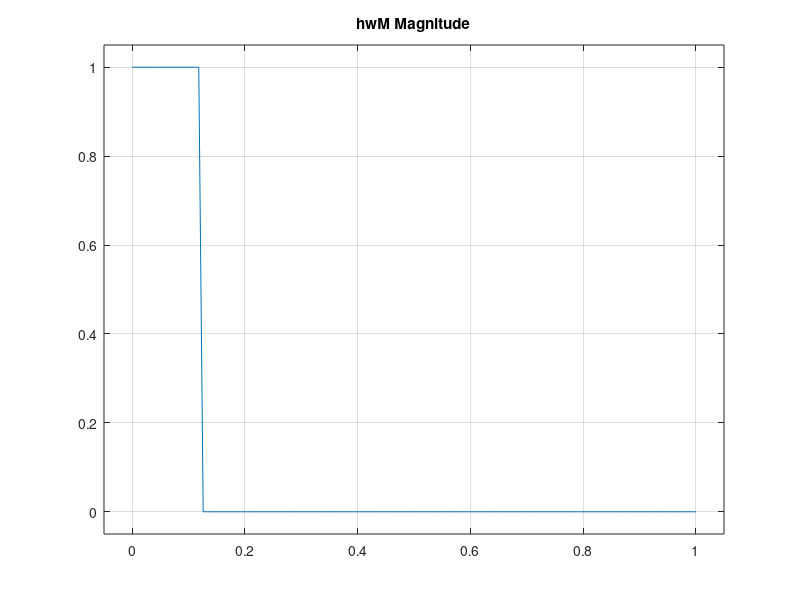
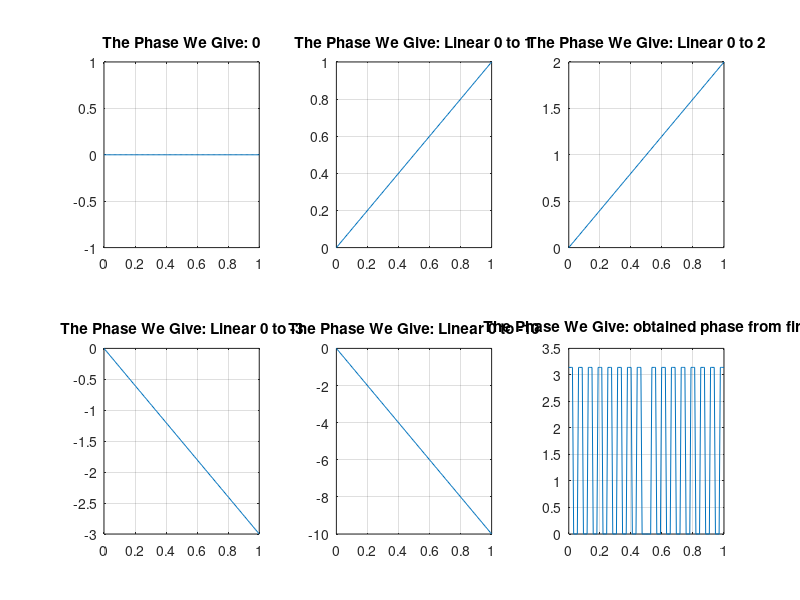
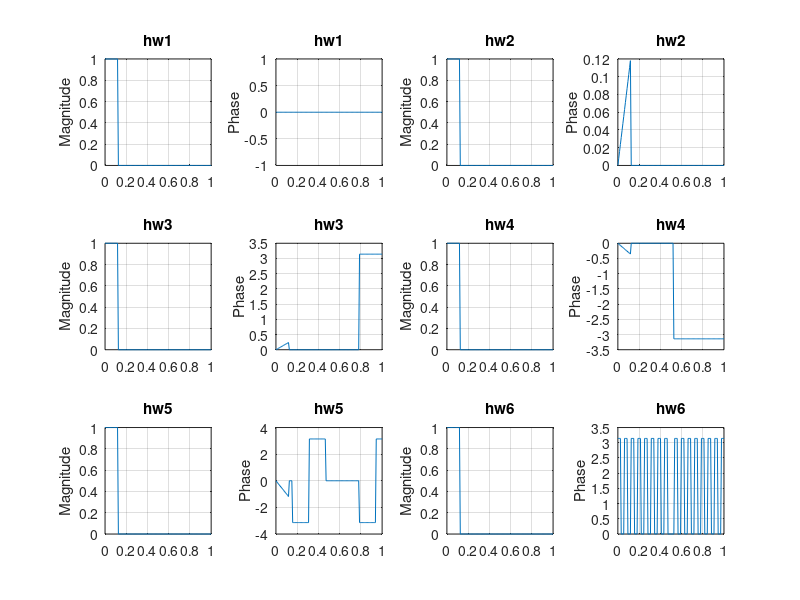
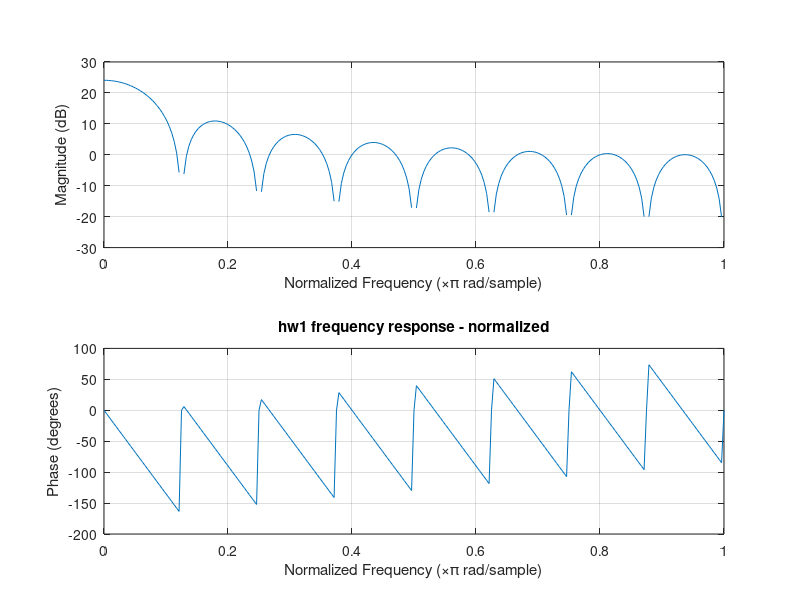

These charts were generated, in order, by the following MATLAB code:
%%%%%%%%%%%%%%%%%%%%%%%%%%%%%%%%%%%%%%%%%%%%%%%%%%%%%%%%%%%%%%%%%%%%%%%%%%%
%                          Muhammed Enes Yılmaz                           %
%%%%%%%%%%%%%%%%%%%%%%%%%%%%%%%%%%%%%%%%%%%%%%%%%%%%%%%%%%%%%%%%%%%%%%%%%%%
close all
clear
clc

% length; If 128 is 2*pi, we set the cutoff 16 (pi/4)
% linspace(a,b,n); Divide from a to b into n equal parts, we get a vector
length = 128;
arrayLength = linspace(0,1,128);
lwp_1s = linspace(1,1,16);
lwp_0s = linspace(0,0,112);
magnitude = [lwp_1s lwp_0s];
hwM = magnitude;

% phase stage 1:
hwp1 = linspace(0,0,length);
% phase stage 2:
hwp2 = linspace(0,1,length);
hwp3 = linspace(0,2,length);
hwp4 = linspace(0,-3,length);
hwp5 = linspace(0,-10,length);
% phase stage 3:
wd = 1/4;
length2 = 127;
fir_filter = fir1(length2,wd,'low',hamming(length2+1));
hwp6 = angle(fir_filter); 

% Fast Fourier transform (FFT) is an algorithm that calculates the discrete 
% Fourier transform (DFT) or inverse (IDFT) of a sequence. Fourier analysis 
% converts a signal from its original domain (usually time or space) to 
% a representation in the frequency domain and vice versa (from frequency 
% domain to time or space domain). DFT is obtained by decomposing a set of 
% values into components of different frequencies. This DFT operation is 
% useful in many areas, but it is too slow to be calculated directly from 
% the definition. An FFT quickly calculates such transformations by factoring 
% the DFT matrix into sparse (mostly zero) factors.

figure
plot(arrayLength,hwM); grid on, title("hwM Magnitude")
axis([-0.05 1.05 -0.05 1.05])

figure('Name','Phase Values We Have Given')
subplot(2,3,1)
plot(arrayLength,hwp1)
grid on
title('The Phase We Give: 0')
subplot(2,3,2)
plot(arrayLength,hwp2)
grid on
title("The Phase We Give: Linear 0 to 1")
subplot(2,3,3)
plot(arrayLength,hwp3)
grid on
title("The Phase We Give: Linear 0 to 2")
subplot(2,3,4)
plot(arrayLength,hwp4)
grid on
title("The Phase We Give: Linear 0 to -3")
subplot(2,3,5)
plot(arrayLength,hwp5)
grid on
title("The Phase We Give: Linear 0 to -10")
subplot(2,3,6)
plot(arrayLength,hwp6)
grid on
title("The Phase We Give: obtained phase from fir1")

hw1 = hwM.*exp(i*hwp1);
hw2 = hwM.*exp(i*hwp2);
hw3 = hwM.*exp(i*hwp3);
hw4 = hwM.*exp(i*hwp4);
hw5 = hwM.*exp(i*hwp5);
hw6 = hwM.*exp(i*hwp6);

mag_hw1 = abs(hw1);
phase_hw1 = angle(hw1);
mag_hw2 = abs(hw2);
phase_hw2 = angle(hw2);
mag_hw3 = abs(hw3);
phase_hw3 = angle(hw3);
mag_hw4 = abs(hw4);
phase_hw4 = angle(hw4);
mag_hw5 = abs(hw5);
phase_hw5 = angle(hw5);
mag_hw6 = abs(hw6);
phase_hw6 = angle(hw6);

figure
subplot(3,4,1)
plot(arrayLength,mag_hw1)
grid on; title("hw1"); ylabel("Magnitude");
subplot(3,4,2)
plot(arrayLength,phase_hw1)
grid on; title("hw1"); ylabel("Phase");
subplot(3,4,3)
plot(arrayLength,mag_hw2)
grid on; title("hw2"); ylabel("Magnitude");
subplot(3,4,4)
plot(arrayLength,phase_hw2)
grid on; title("hw2"); ylabel("Phase");
subplot(3,4,5)
plot(arrayLength,mag_hw3)
grid on; title("hw3"); ylabel("Magnitude");
subplot(3,4,6)
plot(arrayLength,phase_hw3)
grid on; title("hw3"); ylabel("Phase");
subplot(3,4,7)
plot(arrayLength,mag_hw4)
grid on; title("hw4"); ylabel("Magnitude");
subplot(3,4,8)
plot(arrayLength,phase_hw4)
grid on; title("hw4");ylabel("Phase");
subplot(3,4,9)
plot(arrayLength,mag_hw5)
grid on; title("hw5"); ylabel("Magnitude");
subplot(3,4,10)
plot(arrayLength,phase_hw5)
grid on; title("hw5"); ylabel("Phase");
subplot(3,4,11)
plot(arrayLength,mag_hw6)
grid on; title("hw6"); ylabel("Magnitude");
subplot(3,4,12)
plot(arrayLength,phase_hw6)
grid on; title("hw6"); ylabel("Phase");

figure
freqz(hw1,1,128);
title("hw1 frequency response - normalized")
figure
freqz(hw2,1,128);
title("hw2 frequency response - normalized")
figure
freqz(hw3,1,128);
title("hw3 frequency response - normalized")
figure
freqz(hw4,1,128);
title("hw4 frequency response - normalized")
figure
freqz(hw5,1,128);
title("hw5 frequency response - normalized")
figure
freqz(hw6,1,128);
title("hw6 frequency response - normalized")

hn1 = ifft(hw1);
hn2 = ifft(hw2);
hn3 = ifft(hw3);
hn4 = ifft(hw4);
hn5 = ifft(hw5);
hn6 = ifft(hw6);

figure
freqz(hn1)
title("hn1 frequency response - normalized")
figure
freqz(hn2)
title("hn2 frequency response - normalized")
figure
freqz(hn3)
title("hn3 frequency response - normalized")
figure
freqz(hn4)
title("hn4 frequency response - normalized")
figure
freqz(hn5)
title("hn5 frequency response - normalized")
figure
freqz(hn6)
title("hn6 frequency response - normalized")

mag1 = abs(hn1);
phase1 = angle(hn1);
mag2 = abs(hn2);
phase2 = angle(hn2);
mag3 = abs(hn3);
phase3 = angle(hn3);
mag4 = abs(hn4);
phase4 = angle(hn4);
mag5 = abs(hn5);
phase5 = angle(hn5);
mag6 = abs(hn6);
phase6 = angle(hn6);

figure
subplot(3,4,1)
plot(arrayLength,mag1)
grid on; title("hn1 = ifft(hw1) Magnitude"); xlabel("n = 128 sample"); ylabel("Magnitude");
subplot(3,4,2)
plot(arrayLength,phase1)
grid on; title("hn1 = ifft(hw1) Phase"); xlabel("n = 128 sample"); ylabel("Phase");
subplot(3,4,3)
plot(arrayLength,mag2)
grid on; title("hn2 = ifft(hw2) Magnitude"); xlabel("n = 128 sample"); ylabel("Magnitude");
subplot(3,4,4)
plot(arrayLength,phase2)
grid on; title("hn2 = ifft(hw2) Phase"); xlabel("n = 128 sample"); ylabel("Phase");
subplot(3,4,5)
plot(arrayLength,mag3)
grid on; title("hn3 = ifft(hw3) Magnitude"); xlabel("n = 128 sample"); ylabel("Magnitude");
subplot(3,4,6)
plot(arrayLength,phase3)
grid on; title("hn3 = ifft(hw3) Phase"); xlabel("n = 128 sample"); ylabel("Phase");
subplot(3,4,7)
plot(arrayLength,mag4)
grid on; title("hn4 = ifft(hw4) Magnitude"); xlabel("n = 128 sample"); ylabel("Magnitude");
subplot(3,4,8)
plot(arrayLength,phase4)
grid on; title("hn4 = ifft(hw4) Phase"); xlabel("n = 128 sample"); ylabel("Phase");
subplot(3,4,9)
plot(arrayLength,mag5)
grid on; title("hn5 = ifft(hw5) Magnitude"); xlabel("n = 128 sample"); ylabel("Magnitude");
subplot(3,4,10)
plot(arrayLength,phase5)
grid on; title("hn5 = ifft(hw5) Phase"); xlabel("n = 128 sample"); ylabel("Phase");
subplot(3,4,11)
plot(arrayLength,mag6)
grid on; title("hn6 = ifft(hw6) Magnitude"); xlabel("n = 128 sample"); ylabel("Magnitude");
subplot(3,4,12)
plot(arrayLength,phase6)
grid on; title("hn6 = ifft(hw6) Phase"); xlabel("n = 128 sample"); ylabel("Phase");

% As we observed here, we see that when the frequency is normalized, our π/4 
% value cuts off, as we have observed, in the values we have given with 
% the arrays and the frequency response resulting from the cutoff value 
% we are considering.
% When different phase values are given, when we look at our frequency response 
% as a result of Inverse Fast Fourier Transform, it is observed that the ripple 
% values change in the “passband” region of our lowpass filter for each 
% different phase value, and it is seen that these values decrease as the 
% phase gets larger.
